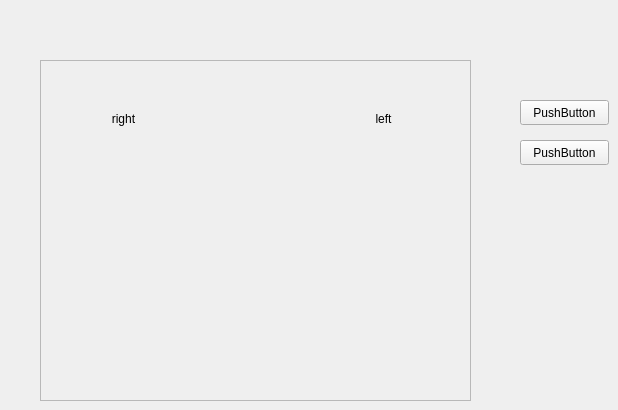
   <widget class="QWidget" name="WALKING">
    <widget class="QFrame" name="frame_20">
     <property name="geometry">
      <rect>
       <x>40</x>
       <y>60</y>
       <width>431</width>
       <height>341</height>
      </rect>
     </property>
     <property name="frameShape">
      <enum>QFrame::StyledPanel</enum>
     </property>
     <property name="frameShadow">
      <enum>QFrame::Raised</enum>
     </property>
     <widget class="QLabel" name="label_141">
      <property name="geometry">
       <rect>
        <x>310</x>
        <y>50</y>
        <width>67</width>
        <height>17</height>
       </rect>
      </property>
      <property name="text">
       <string>left</string>
      </property>
      <property name="alignment">
       <set>Qt::AlignCenter</set>
      </property>
     </widget>
     <widget class="QLabel" name="label_142">
      <property name="geometry">
       <rect>
        <x>50</x>
        <y>50</y>
        <width>67</width>
        <height>17</height>
       </rect>
      </property>
      <property name="text">
       <string>right</string>
      </property>
      <property name="alignment">
       <set>Qt::AlignCenter</set>
      </property>
     </widget>
     <widget class="QWidget" name="verticalLayoutWidget_46">
      <property name="geometry">
       <rect>
        <x>310</x>
        <y>80</y>
        <width>72</width>
        <height>221</height>
       </rect>
      </property>
      <layout class="QVBoxLayout" name="leftarm_layout_3"/>
     </widget>
     <widget class="QWidget" name="verticalLayoutWidget_47">
      <property name="geometry">
       <rect>
        <x>50</x>
        <y>80</y>
        <width>71</width>
        <height>221</height>
       </rect>
      </property>
      <layout class="QVBoxLayout" name="rightarm_layout_3"/>
     </widget>
     <widget class="QWidget" name="verticalLayoutWidget_50">
      <property name="geometry">
       <rect>
        <x>180</x>
        <y>50</y>
        <width>71</width>
        <height>51</height>
       </rect>
      </property>
      <layout class="QVBoxLayout" name="head_layout_3"/>
     </widget>
     <widget class="QWidget" name="verticalLayoutWidget_51">
      <property name="geometry">
       <rect>
        <x>180</x>
        <y>140</y>
        <width>71</width>
        <height>81</height>
       </rect>
      </property>
      <layout class="QVBoxLayout" name="waist_layout_3"/>
     </widget>
    </widget>
    <widget class="QPushButton" name="pushButton">
     <property name="geometry">
      <rect>
       <x>520</x>
       <y>100</y>
       <width>89</width>
       <height>25</height>
      </rect>
     </property>
     <property name="text">
      <string>PushButton</string>
     </property>
    </widget>
    <widget class="QPushButton" name="pushButton_2">
     <property name="geometry">
      <rect>
       <x>520</x>
       <y>140</y>
       <width>89</width>
       <height>25</height>
      </rect>
     </property>
     <property name="text">
      <string>PushButton</string>
     </property>
    </widget>
   </widget>
